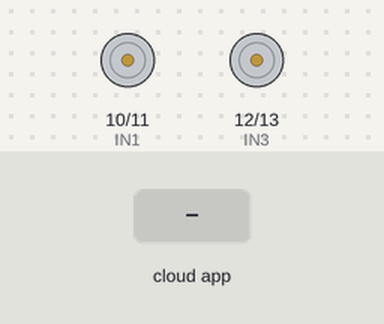
A sketch run on a simulated Arduino Uno, built with avr-gcc and run on an emulated ATmega328P. On the bench: motor-driver pin pairs drawn as motors (green arrow = first pin HIGH = forward, orange = second pin HIGH = backward, longer = more drive). The test bench sets the inputs (shaded band). The ROS host is connected and sends only what is stated.

Above: at 1.2 s.
1.3 s: the phone or cloud app sets linear.x to -100
At 2.4 s:
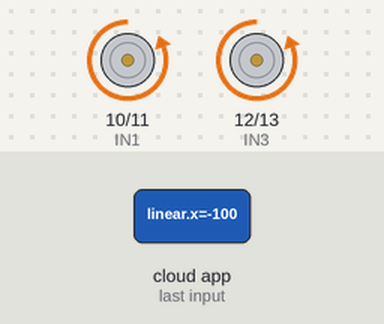
2.8 s: the phone or cloud app sets linear.x to 100
At 3.6 s:
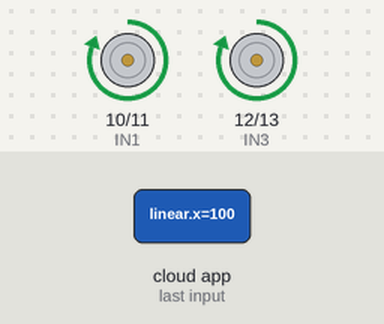
4.3 s: the phone or cloud app sets linear.x to 0
At 4.7 s:
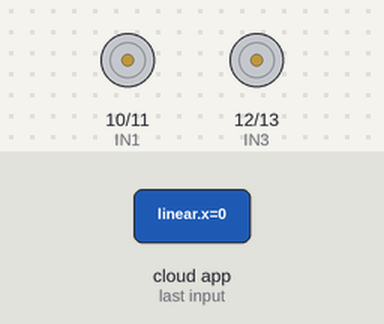
5.8 s: the phone or cloud app sets angular.z to -100
At 7.0 s:
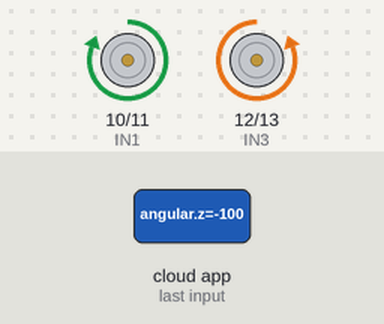
7.3 s: the phone or cloud app sets angular.z to 100
At 8.2 s:
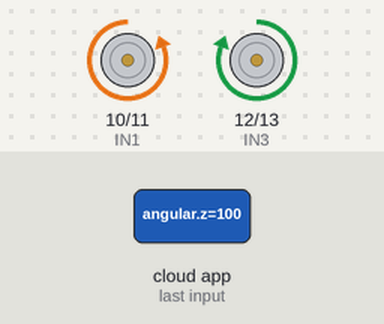
8.8 s: the phone or cloud app sets angular.z to 0
At 9.4 s:
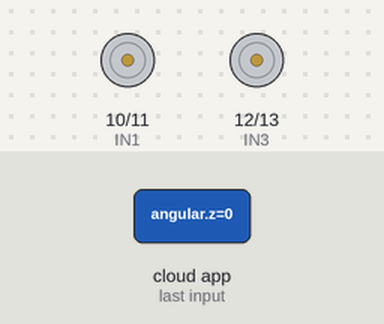
Timing chart, 0 to 11.3 s (numbered marks = the images above; inputs shaded):
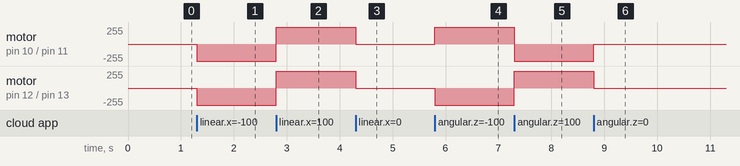

The sketch:

ponte_h_arduino.ino
```cpp
#include <ros.h> //dedicada à comunicação dos pacotes ROS
#include <ros/time.h> //responsável pela sincronização dos tempos ROS
#include <geometry_msgs/Twist.h> //trata do tipo de mensagem ROS

#define IN1 10 //define que o pino 10 receberá o valor da variável IN1
#define IN2 11 //define que o pino 11 receberá o valor da variável IN2
#define IN3 12 //define que o pino 12 receberá o valor da variável IN3
#define IN4 13 //define que o pino 13 receberá o valor da variável IN4

void onTwist(const geometry_msgs::Twist& msg)
{
  if(msg.linear.x > 0)  //TUPY PARA FRENTE
  {
    digitalWrite(IN1,HIGH); //roda direita para frente ON
    digitalWrite(IN2,LOW);  //roda direita para trás OFF
    digitalWrite(IN3,HIGH); //roda esquerda para frente ON
    digitalWrite(IN4,LOW);  //roda esquerda para trás OFF
  }
  else if(msg.linear.x < 0)  //TUPY PARA TRÁS
  {
    digitalWrite(IN1,LOW);  //roda direita para frente OFF
    digitalWrite(IN2,HIGH); //roda direita para trás ON
    digitalWrite(IN3,LOW);  //roda esquerda para frente OFF
    digitalWrite(IN4,HIGH); //roda esquerda para trás ON
  }
  else if(msg.angular.z < 0)   //TUPY GIRA PARA ESQUERDA
  {
    digitalWrite(IN1,HIGH); //roda direita para frente ON
    digitalWrite(IN2,LOW);  //roda direita para trás OFF
    digitalWrite(IN3,LOW);  //roda esquerda para frente OFF
    digitalWrite(IN4,HIGH); //roda esquerda para trás ON
  }
  else if(msg.angular.z > 0)//TUPY GIRA PARA DIREITA
  {
    digitalWrite(IN1,LOW); //roda direita para frente OFF
    digitalWrite(IN2,HIGH);//roda direita para trás ON
    digitalWrite(IN3,HIGH);//roda esquerda para frente ON
    digitalWrite(IN4,LOW); //roda esquerda para trás OFF
  }
  else //PARAR TUPY
  {
    digitalWrite(IN1,LOW); //roda direita para frente OFF
    digitalWrite(IN2,LOW); //roda direita para trás OFF
    digitalWrite(IN3,LOW); //roda esquerda para frente OFF
    digitalWrite(IN4,LOW); //roda esquerda para trás OFF
  }
}
//Inscreve objetos do referentes aos comandos da teleoperação
ros::Subscriber<geometry_msgs::Twist> sub("cmd_vel",onTwist);
//cria um objeto que representa o nó ROS.
ros::NodeHandle nh; //iniciará o nó na placa Arduino.

void setup()   // código de configuração para executar uma vez:
{
  pinMode(IN1,OUTPUT); //Configura a variável IN1 (pin 10) como saída digital
  pinMode(IN2,OUTPUT); //Configura a variável IN2 (pin 11) como saída digital
  pinMode(IN3,OUTPUT); //Configura a variável IN3 (pin 12) como saída digital
  pinMode(IN4,OUTPUT); //Configura a variável IN4 (pin 13) como saída digital

  nh.initNode(); //inicia o nó ROS para o processo
  nh.subscribe(sub); //define que a programação irá inscrição do nó
}

void loop() //código principal para ser executado repetidamente:
{
  nh.spinOnce(); //Informa ao ROS que uma nova mensagem chegou.
}
```

Measured:
- after the input at 1.3 s, motor on pin 10 (IN1) / pin 11 (IN2), motor on pin 12 (IN3) / pin 13 (IN4): stopped → backward 255/255 at once
- after the input at 2.8 s, motor on pin 10 (IN1) / pin 11 (IN2), motor on pin 12 (IN3) / pin 13 (IN4): backward 255/255 → forward 255/255 at once
- after the input at 4.3 s, motor on pin 10 (IN1) / pin 11 (IN2), motor on pin 12 (IN3) / pin 13 (IN4): forward 255/255 → stopped at once
- after the input at 5.8 s, motor on pin 10 (IN1) / pin 11 (IN2): stopped → forward 255/255 at once; motor on pin 12 (IN3) / pin 13 (IN4): stopped → backward 255/255 at once
- after the input at 7.3 s, motor on pin 10 (IN1) / pin 11 (IN2): forward 255/255 → backward 255/255 at once; motor on pin 12 (IN3) / pin 13 (IN4): backward 255/255 → forward 255/255 at once
- after the input at 8.8 s, motor on pin 10 (IN1) / pin 11 (IN2): backward 255/255 → stopped at once; motor on pin 12 (IN3) / pin 13 (IN4): forward 255/255 → stopped at once
